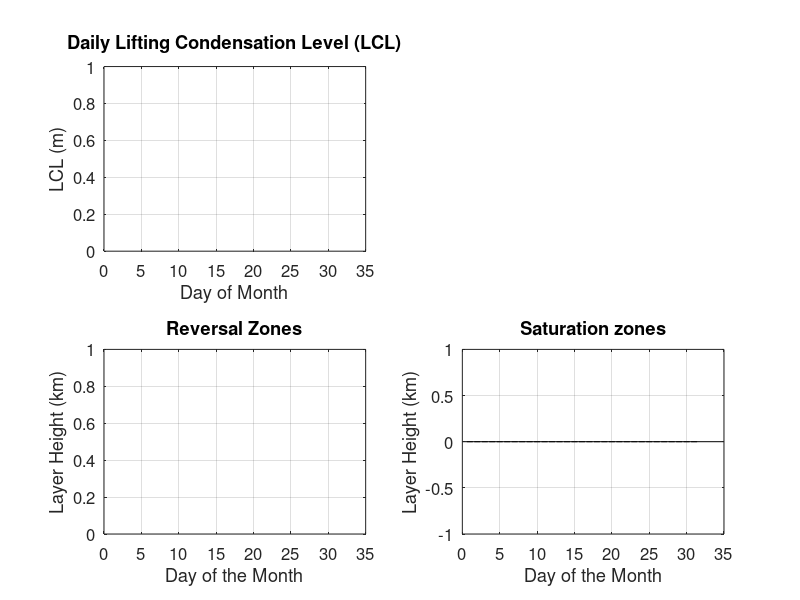

This chart was generated by the following MATLAB code:
clear all
close all
clc

station = 17220;
region  = 'europe';

YY = 2024;
MM = 7 ;

numDays = eomday(YY, MM);

%% Preparing the data

pressureLevels = [1000, 925, 850, 700, 500]; % hPa
numLevels = numel(pressureLevels);

% Calculate daily values for each isobaric level
dailyTEMP = NaN(numDays, numLevels);  
dailyHGHT = NaN(numDays, numLevels);  
dailyWSPD = NaN(numDays, numLevels);  
dailyRHUM = NaN(numDays, numLevels);  
dailyThickness = NaN(numDays, 1); 
standTEMP = NaN(numDays, 1);  
LCL = NaN(numDays,1);
daily_lw = zeros(1, numDays);
calculatedHeight = NaN(numDays, numLevels);

for DD = 1:numDays
    HH = 0;
    filename = ['RWS_' num2str(station) '_' datestr(datenum(YY, MM, DD), 12) '.htm'];
    
    try
        % Download and process data
        downloadUA_1(region, station, YY, MM, DD, HH);
        [startRow, endRow] = read_UA_html(filename);
        mat = importfile(filename, startRow, endRow);
        
        PRES    = table2array( mat(:,1) );                 % hPa
        HGHT    = table2array( mat(:,2) );                 % m
        TEMP    = table2array( mat(:,3) );                 % C
        DWPT    = table2array( mat(:,4) );                 % C
        RHUM    = table2array( mat(:,5) );                 % g/kg
        MIXR    = table2array( mat(:,6) );                 % g/kg
        DRCT    = table2array( mat(:,7) );                 % deg
        WSPD    = table2array( mat(:,8) ) * 0.514;         % m/s

        EVPR    = (29/18) * PRES .* MIXR/1000;             % h
        


        % Read the file content to find the "Precipitable water [mm]" value
        fileContent = fileread(filename);
        targetString = "Precipitable water [mm] for entire sounding:";
        idx = strfind(fileContent, targetString);
        
        if ~isempty(idx)
            % Extract the value following the target string
            valueStr = regexp(fileContent(idx:end), ':\s*([\d.]+)', 'tokens', 'once');
            if ~isempty(valueStr)
                daily_lw(DD) = str2double(valueStr{1});
            else
                daily_lw(DD) = 0; % If parsing fails, set to zero
            end
        else
            daily_lw(DD) = 0; % If target string not found, set to zero
        end

        
        % Store data for  ground level
        groundTEMP(DD) = TEMP(1);        
        groundPRES(DD) = PRES(1);        
        groundWSPD(DD) = WSPD(1);       
        groundRHUM(DD) = RHUM(1);     
        
        for ii = 1:numLevels
            pressureLevel = pressureLevels(ii);

            % Calculate the height for the current pressure level using ground pressure
            calculatedHeight(DD, ii) = -17 * log(pressureLevel / groundPRES(DD));

            % Find the index for the current pressure level
            [~, idx] = min(abs(PRES - pressureLevel));
            
            % Store daily values at the current pressure level
            dailyTEMP(DD, ii) = TEMP(idx);
            dailyHGHT(DD, ii) = HGHT(idx) / 1000; % Convert to km
            dailyWSPD(DD, ii) = WSPD(idx);
            dailyRHUM(DD, ii) = RHUM(idx);
        
        end
        
        % Calculate thickness (1000 hPa - 500 hPa)
        [~, idx1000] = min(abs(PRES - 1000));
        [~, idx500] = min(abs(PRES - 500));
        dailyThickness(DD) = (HGHT(idx500) - HGHT(idx1000)) / 1000; % Convert to km
        
        % Calculate standard atmosphere temp
        standTEMP(DD) = groundTEMP(DD) - 6.5 * (dailyHGHT(DD, 1));


        % Calculate LCL
        if ~isnan(TEMP(1)) && ~isnan(DWPT(1))
            LCL(DD) = ((TEMP(1) - DWPT(1)) * 125); % m
        else
            LCL(DD) = NaN; 
        end

        % % Calculate PW 
        % PW(DD) = sum(0.5 * (MIXR(1:end-1) + MIXR(2:end)) .* (-diff(PRES))) / 100000;

    catch ME
        warning('Failed to process %s: %s', datestr(datenum(YY, MM, DD)), ME.message);
    end
end


%% TASK 1a - Timeseries on isobaric levels

% %Generate separate figures for each pressure level
% for ii = 1:numLevels
%     pressureLevel = pressureLevels(ii);
% 
%     figure;
% 
%     % Subplot 1: Temperature
%     subplot(2, 2, 1);
%     hold on;
%     plot(1:numDays, dailyTEMP(:, ii), 'o-', 'LineWidth', 1.5, 'DisplayName', 'Observed Temperature');
%     plot(1:numDays, standTEMP, 'o-', 'LineWidth', 1.5, 'DisplayName', 'Standard Atmosphere Temperature');
%     grid on;
%     xlabel('Day of Month');
%     ylabel('Temperature (°C)');
%     title(sprintf('Timeseries: Temperature at %.0f hPa', pressureLevel));
%     legend('Location','Best')
%     set(gca, 'FontSize', 12);
% 
%     % Subplot 2: Height
%     subplot(2, 2, 2);
%     hold on;
%     plot(1:numDays, dailyHGHT(:, ii), 'o-', 'LineWidth', 1.5, 'DisplayName', 'Height');
%     plot(1:numDays, calculatedHeight(:, ii), 'x-', 'LineWidth', 1.5, 'DisplayName', sprintf('Calculated Height at %.0f hPa', pressureLevel));
%     grid on;
%     xlabel('Day of Month');
%     ylabel('Height (km)');
%     title(sprintf('Timeseries: Height at %.0f hPa', pressureLevel));
%     set(gca, 'FontSize', 12);
% 
%     % Subplot 3: Wind Speed
%     subplot(2, 2, 3);
%     plot(1:numDays, dailyWSPD(:, ii), 'o-', 'LineWidth', 1.5, 'DisplayName', 'Wind Speed');
%     grid on;
%     xlabel('Day of Month');
%     ylabel('Wind Speed (m/s)');
%     title(sprintf('Timeseries: Wind Speed at %.0f hPa', pressureLevel));
%     set(gca, 'FontSize', 12);
% 
%     % Subplot 4: Relative Humidity
%     subplot(2, 2, 4);
%     plot(1:numDays, dailyRHUM(:, ii), 'o-', 'LineWidth', 1.5, 'DisplayName', 'Relative Humidity');
%     grid on;
%     xlabel('Day of Month');
%     ylabel('Relative Humidity (%)');
%     title(sprintf('Timeseries: Relative Humidity at %.0f hPa', pressureLevel));
%     set(gca, 'FontSize', 12);
% 
%         % Add Thickness subplot after the 500 hPa figure
%         if pressureLevel == 500
%             figure;
%             plot(1:numDays, dailyThickness, 'o-', 'LineWidth', 1.5, 'DisplayName', 'Thickness 1000-500 hPa');
%             grid on;
%             xlabel('Day of Month');
%             ylabel('Thickness (km)');
%             title('Thickness between 1000 and 500 hPa');
%             set(gca, 'FontSize', 12);
%         end
% end


%% TASK 1b - Timeseries on the ground

% % Plot daily surface (ground) data
% figure;
% 
% % Subplot 1: Surface Temperature
% subplot(2, 2, 1);
% plot(1:numDays, groundTEMP, 'o-', 'LineWidth', 1.5, 'DisplayName', 'Surface Temperature');
% grid on;
% xlabel('Day of Month');
% ylabel('Temperature (°C)');
% title('Surface Temperature');
% set(gca, 'FontSize', 12);
% 
% % Subplot 2: Surface Pressure
% subplot(2, 2, 2);
% plot(1:numDays, groundPRES, 'o-', 'LineWidth', 1.5, 'DisplayName', 'Surface Pressure');
% grid on;
% xlabel('Day of Month');
% ylabel('Pressure (hPa)');
% title('Surface Pressure');
% set(gca, 'FontSize', 12);
% 
% % Subplot 3: Surface Wind Speed
% subplot(2, 2, 3);
% plot(1:numDays, groundWSPD, 'o-', 'LineWidth', 1.5, 'DisplayName', 'Surface Wind Speed');
% grid on;
% xlabel('Day of Month');
% ylabel('Wind Speed (m/s)');
% title('Surface Wind Speed');
% set(gca, 'FontSize', 12);
% 
% % Subplot 4: Surface Relative Humidity
% subplot(2, 2, 4);
% plot(1:numDays, groundRHUM, 'o-', 'LineWidth', 1.5, 'DisplayName', 'Surface RHUM');
% grid on;
% xlabel('Day of Month');
% ylabel('Relative Humidity (%)');
% title('Surface Relative Humidity');
% set(gca, 'FontSize', 12);

%% TASK 1c - Timeseries : LCL, pricipitable water, reversal zone,saturation zone
 
%Plot daily LCL
figure('Position', [100, 100, 800, 600]);

% Subplot 1: Daily LCL Plot
subplot(2,2,1);
plot(1:numDays, LCL, 'o-', 'LineWidth', 1.5);
grid on;
xlabel('Day of Month');
ylabel('LCL (m)');
title('Daily Lifting Condensation Level (LCL)');
set(gca, 'FontSize', 12);

% Plot the daily precipitation water
subplot(2,1,2);
plot(1:numDays, daily_lw, '-o', 'LineWidth', 1.5, 'MarkerSize', 6);
grid on;
xlabel('Day of the Month');
ylabel('Precipitable Water (mm)');
title('Daily Precipitable Water for the Month');
set(gca, 'FontSize', 12);


% Reversal zones -> where the lapse rate increases with height
lapseRate = NaN(numDays, numLevels - 1);  
increasingLapseLayerHeight = NaN(numDays, 1); 


for DD = 1:numDays
    % Calculate lapse rate for each consecutive pair of levels
    for ii = 1:numLevels - 1
        dT = dailyTEMP(DD, ii) - dailyTEMP(DD, ii+1);  % Temperature difference (°C)
        dZ = dailyHGHT(DD, ii) - dailyHGHT(DD, ii+1);  % Height difference (km)
        lapseRate(DD, ii) = dT / dZ;
    end

   for ii = 1:numLevels - 2
        if lapseRate(DD, ii+1) > lapseRate(DD, ii)  
            increasingLapseLayerHeight(DD) = dailyHGHT(DD, ii+1); 
            break; 
        end
    end
end

subplot(2,2,3);
plot(1:numDays, increasingLapseLayerHeight, 'o-', 'LineWidth', 1.5);
grid on;
xlabel('Day of the Month');
ylabel('Layer Height (km)');
title('Reversal Zones');
set(gca, 'FontSize', 12);


% Saturation zones
RHUM100LayerHeight = NaN(numDays, 1);  

for DD = 1:numDays
    for ii = 1:numLevels
        if dailyRHUM(DD, ii) == 100  
            RHUM100LayerHeight(DD) = dailyHGHT(DD, ii);  
            break;  
        end
    end
end

subplot(2,2,4);
bar(1:numDays, RHUM100LayerHeight, 'FaceColor', 'b');
grid on;
xlabel('Day of the Month');
ylabel('Layer Height (km)');
title('Saturation zones');
set(gca, 'FontSize', 12);
